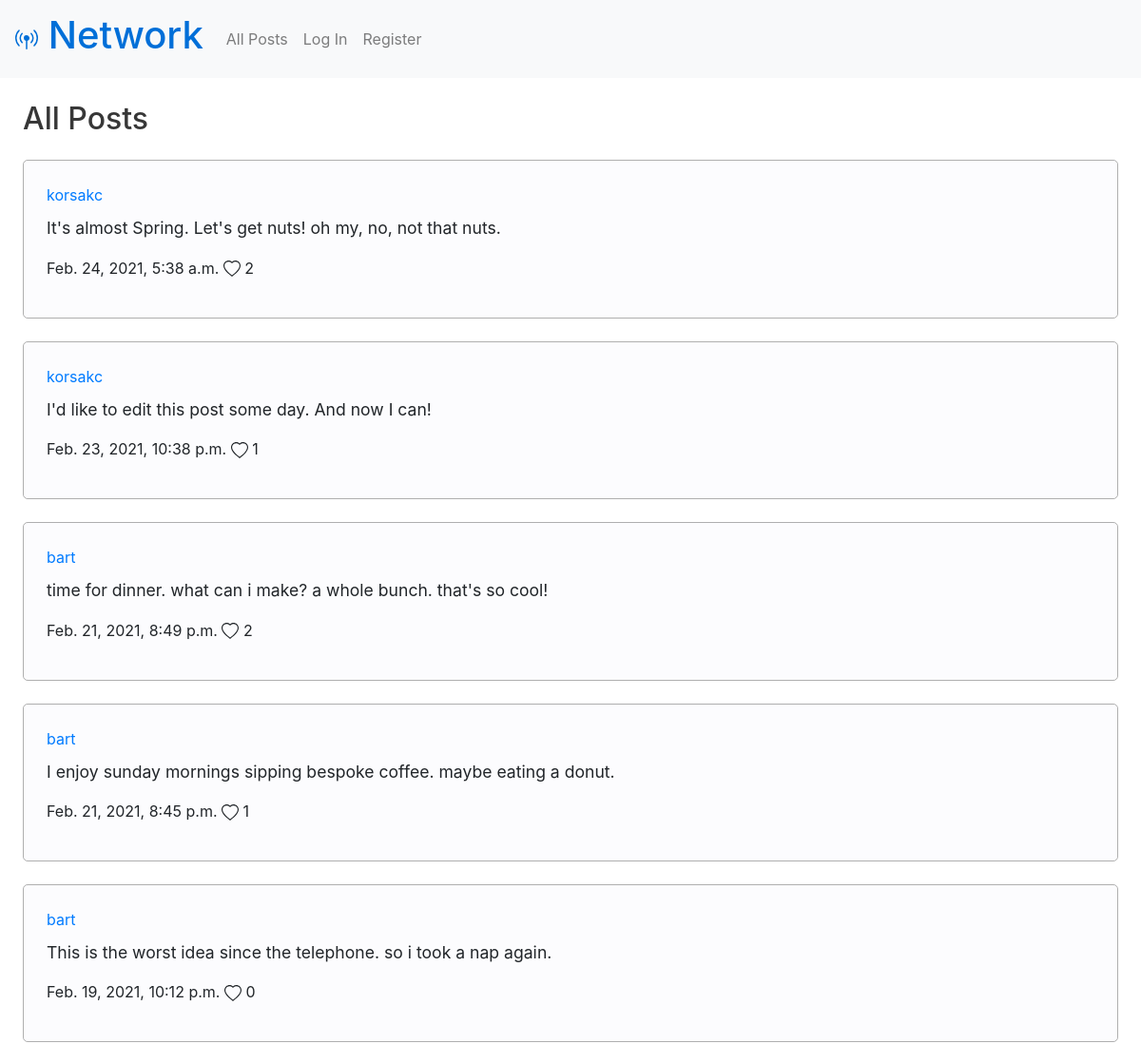
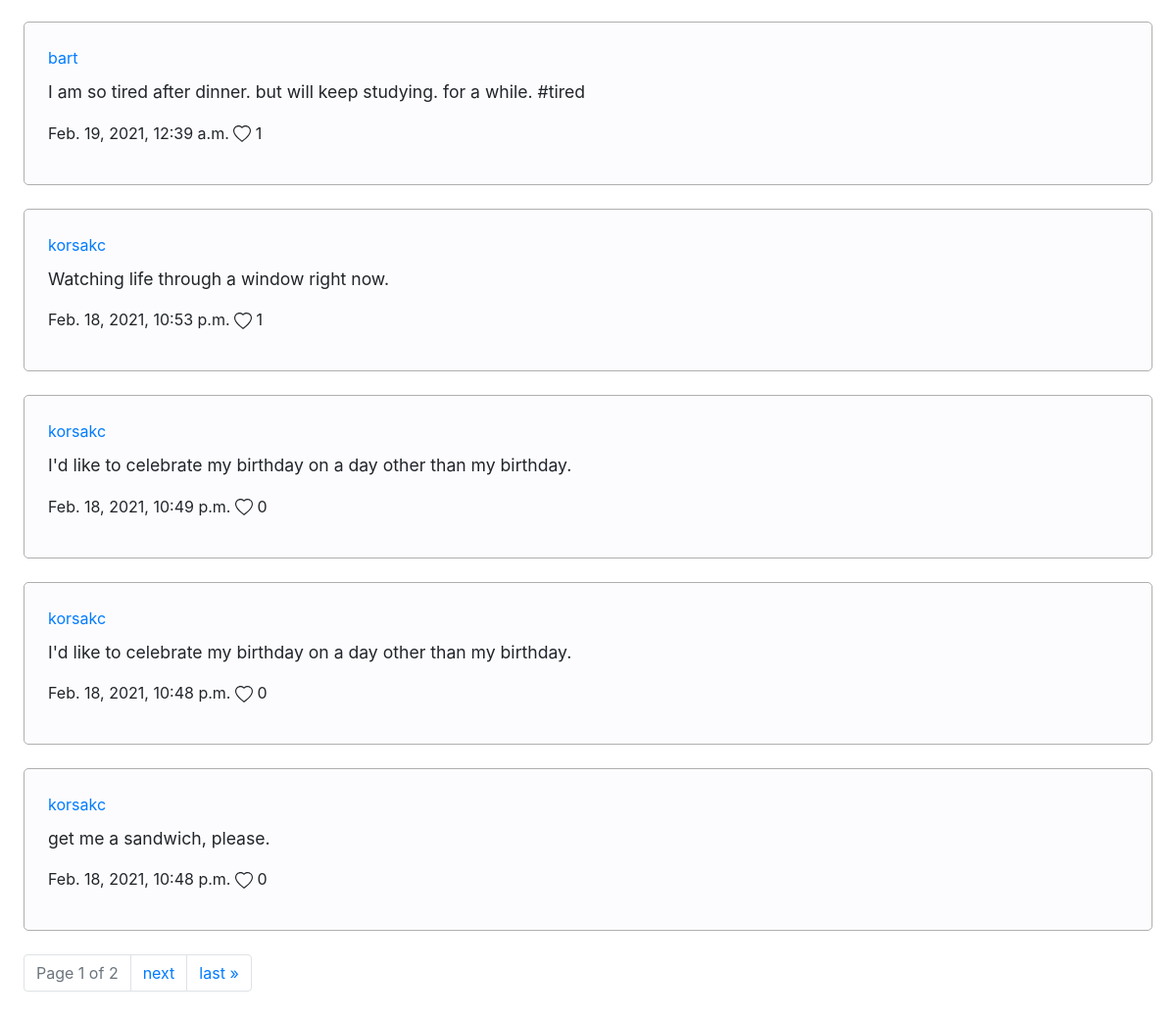
/, run on an earlier commit of the app's database (2 pictures, top to bottom).
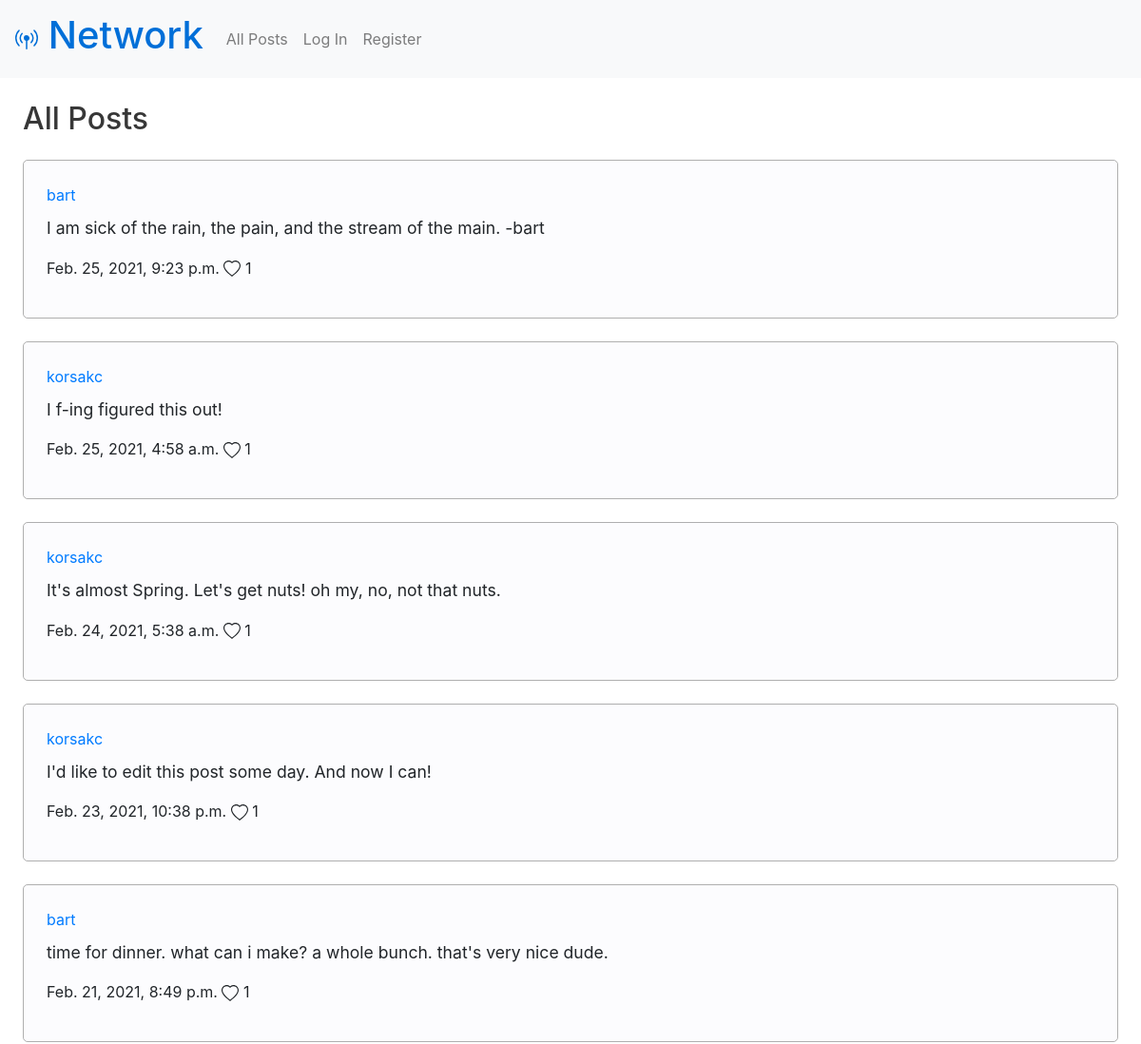
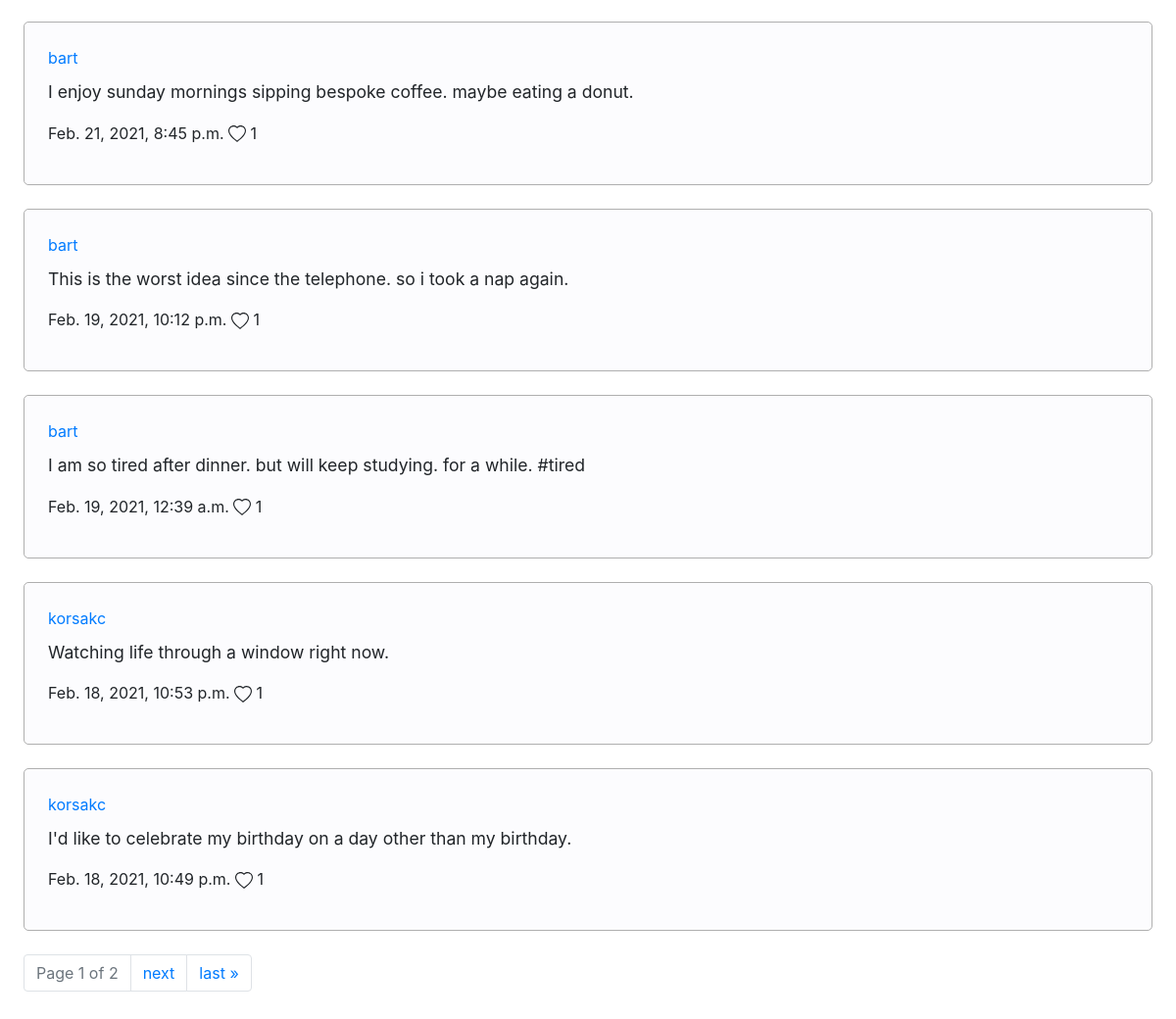
And on a later commit of the database (2 pictures, top to bottom).
### network/models.py (models this page shows, shortened)
class Post(models.Model):
  creator = models.ForeignKey(User, on_delete=models.CASCADE)
  date = models.DateTimeField(auto_now_add=True)
  text = models.CharField(max_length=280)
  likes = models.ManyToManyField(User, blank=True, related_name="likedbyuser")

class User(AbstractUser):
  followers = models.ManyToManyField('User', blank=True, related_name="following")

### network/views.py (the view)
# urls.py: path("", views.index, name="index"),
def index(request):
  posts = Post.objects.all().order_by('-date')
  paginator = Paginator(posts, 10) # Show 10 posts per page.
  page_number = request.GET.get('page')
  page_obj = paginator.get_page(page_number)
  return render(request, "network/index.html", {
    'page_obj': page_obj
  })

### network/templates/network/index.html (shortened to what this page needs)
{% extends "network/layout.html" %}
{% load static %}
{% block body %}
  <h2 class="left-align">All Posts</h2>
    <section>
    {% for post in page_obj %}
      <div class="post" id="{{ post.id }}">
        <a href="{% url 'profile' post.creator.username %}">{{ post.creator.username }}</a>
        <p class='post-text'>{{ post.text }}</p>
        <p>
          <span>{{ post.date }}</span>
          <span id="likes-post-{{ post.id }}">
            {{ post.likes.count }}
          </span>
        </p>
      </div>
    {% endfor %}
  </section>
  <nav class="pagination left-align">
    <ul class="pagination">
        <li class="page-item disabled">
          <a class="page-link" aria-disabled="true">
            Page {{ page_obj.number }} of {{ page_obj.paginator.num_pages }}
          </a>
        </li>
      {% if page_obj.has_next %}
        <li class="page-item"><a class="page-link" href="?page={{ page_obj.next_page_number }}">next</a></li>
        <li class="page-item"><a class="page-link" href="?page={{ page_obj.paginator.num_pages }}">last &raquo;</a></li>
      {% endif %}
    </ul>
  </nav>
{% endblock %}

What changed in the data, as far as the page shows it:
no longer on this page (row unchanged): Post: creator.username "korsakc", text "I'd like to celebrate my birthday on a day other than my birthday.", date "Feb. 18, 2021, 10:48 p.m.", likes.count "0"
no longer on this page (row unchanged): Post: creator.username "korsakc", text "get me a sandwich, please.", date "Feb. 18, 2021, 10:48 p.m.", likes.count "0"
added Post: creator.username "bart", text "I am sick of the rain, the pain, and the stream of the main. -bart", date "Feb. 25, 2021, 9:23 p.m.", likes.count "1"
added Post: creator.username "korsakc", text "I f-ing figured this out!", date "Feb. 25, 2021, 4:58 a.m.", likes.count "1"
computed for Post "It's almost Spring. Let's get nuts! oh my, no, not that nuts.": likes.count "2" → "1"
changed Post: text "time for dinner. what can i make? a whole bunch. that's so cool!" → "time for dinner. what can i make? a whole bunch. that's very nice dude."; likes.count "2" → "1"
computed for Post "This is the worst idea since the telephone. so i took a nap again.": likes.count "0" → "1"
computed for Post "I'd like to celebrate my birthday on a day other than my birthday.": likes.count "0" → "1"
